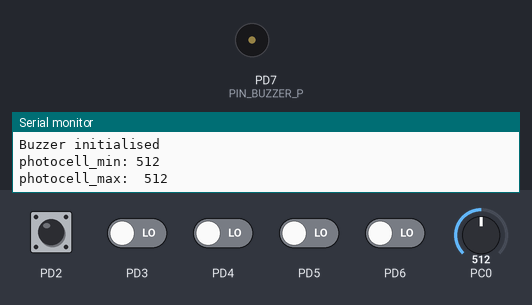
A program run on a simulated ATmega328P, built with avr-gcc and emulated at 16 MHz (the files do not name the chip). On the bench: buzzer (waves = sounding), the last lines printed to the serial monitor. The test bench sets the inputs (shaded band); at power-on: PD2 HIGH, PD3–6 LOW, PC0 = 512.

Above: at 1.2 s.
1.3 s: PD2 pulled LOW for 0.15 s
At 1.87 s:
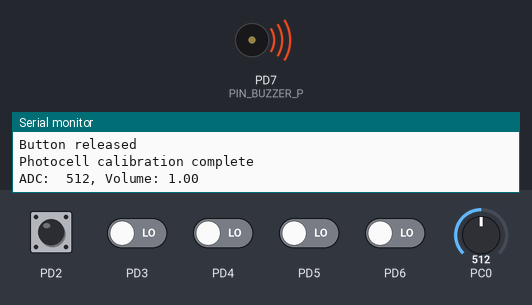
3.5 s: PC0 set to 110
6.5 s: PC0 set to 92
Timing chart, 0 to 9.5 s (numbered marks = the images above; inputs shaded):
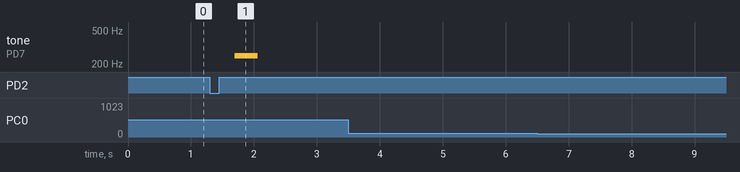

The program:

main.cpp
```cpp
#include <avr/io.h>
#include <util/delay.h>
#include <stdlib.h>
#include <avr/interrupt.h>

#include "bitwise.h"
#include "usart.h"
#include "adc.h"
#include "button.h"
#include "buzzer.h"
#include "utility.h"

#define FCPU 16000000
// Pinout
#define PIN_BUZZER_P (PD7)
#define PORT_BUZZER_P (&PORTD)

// Objects
usart_t debug;
button_t button;
adc_t adc;
photocell_t photocell;
buzzer_t buzzer;

// Global variables
bool tapped;  // button state
bool mode = 0;    // mode state
float prev_volume;

inline bool button_tapped(void) {
  if (tapped) {
    tapped = 0;       // reset the flag
    return 1;         // return true
  } else return 0;         // return false
}

// Interrupt Service Routines
ISR(PCINT2_vect)
{
  _delay_ms(DEBOUNCE_INTERVAL); // debounce
  button.state = *(button.pinput) >> button.pin & 1;        // read the pin state

  if (button.state) {                         // updates on rising edge
    button.fell = 0;                          // reset the falling edge flag
    button.rose = 1;                          // set the rising edge flag
    tapped = 1;                               // set the tapped flag on the rising edge
    usart_send_string("Button released\n");
  } else {
    button.fell = 1;                          // set the falling edge flag
    button.rose = 0;                          // reset the rising edge flag
    usart_send_string("Button pressed\n");
  }
}

ISR(ADC_vect)
{
  adc.value = ADC;  // Read the ADC value
}

/*! @Questions:
  1. Where the adc channel is x%6, why %6?
      Because the Arduino has has 5 ADC channels broken out,
      my student ID last digit is 0, so its simple but if it was > 5,
      then % would give the remainder to select the appropriate channel.
*/

int main(void)
{
  // Initialise the USART for debugging
  while(!usart_init(&debug, 9600));
  usart_send_string("USART initialised\n");


  // Initialise the button object
  button_create(&button,
    &PORTD,
    &PIND,
    &DDRD,
    PD2,
    18);  // PD2 PCINT18
  button_interrupt_enable(&button);
  usart_send_string("Button initialised\n");

  // Initialise the ADC object
  adc_init(&adc);
  usart_send_string("ADC initialised\n");
  photocell_init(&photocell);
  usart_send_string("Photocell initialised\n");

  create_buzzer(&buzzer, PD7, &PORTD, &DDRD);
  usart_send_string("Buzzer initialised\n");

  // Enable Interrupts
  sei();

  // Calibrate the photocell
  while (!photocell_calibrate(&photocell, &adc, button_tapped()));
  usart_send_string("Photocell calibration complete\n");

  // Enter the main loop
  while(1) {

    if (button_tapped()) mode = !mode;  // toggle the mode

    adc_start_conversion();
    _delay_ms(10); // for stability

    float volume;

    switch (mode) {
      case 0: // When the ambient light is weakest (photocell_min) the buzzer is loudest, when the ambient light is strongest (photocell_max) the buzzer is quietest.
        volume = linear_map((float)adc.value, (float)photocell.photocell_min, (float)photocell.photocell_max, 1.0f, 0.0f); // Map the ADC value to volume
        break;
      case 1: // When the ambient light is weakest (photocell_min) the buzzer is quietest, when the ambient light is strongest (photocell_max) the buzzer is loudest.
        volume = linear_map((float)adc.value, (float)photocell.photocell_min, (float)photocell.photocell_max, 0.0f, 1.0f); // Map the ADC value to volume
        break;
    }

    usart_send_string("ADC: ");
    usart_send_num(adc.value, 4, 0);
    usart_send_string(", Volume: ");
    usart_send_num(volume, 1, 2);
    usart_send_string("\n\r");

    if (volume != prev_volume) { // Only play the buzzer if the volume has changed
      prev_volume = volume; // Store the previous volume
      cli();
      buzzer_play_f(&buzzer, 440, volume, 500);
      sei();
    }
  }

  return 0;
} // end main
```

adc.c
```cpp
#include "adc.h"
#include <avr/io.h>
#include "util/delay.h"
#include "usart.h"

/*! @brief Configures the ADC
*/
void adc_init(adc_t *adc)
{
    ADMUX |= _BV(REFS0);                                // Clear all MUX bits for channel 0
    ADCSRA |= ( _BV(ADPS2) | _BV(ADPS1) | _BV(ADPS0) |  // Prescaler of 128 for 125kHz ADC clock
                _BV(ADIE) |                             // Enable interrupts
                _BV(ADEN));                             // Enable the ADC
    // ADCSRB = 0 for free-running mode

    adc->value = 0;         // Initialise to 0
}

/*! @brief Triggers the start conversion
*/
void adc_start_conversion(void)
{
    ADCSRA |= _BV(ADSC); // trigger the start conversion
    _delay_ms(10);
}

/*! @brief Initialise the photocell values */
void photocell_init(photocell_t *photocell)
{
    photocell->photocell_min = 1023; // Set high so can calibrate down
    photocell->photocell_max = 0;    // Set low so can calibrate up
}

/*! @brief Automatically calibrate the photocell min and max values
    @param photocell: the photocell object
    @note Should be called after the ADC is initialised and the ADC interrupt is enabled.
*/
bool photocell_calibrate(photocell_t *photocell, adc_t *adc, bool input)
{
    adc_start_conversion();
    _delay_ms(10); // Wait for the ADC to settle

    if (adc->value < photocell->photocell_min) {
        photocell->photocell_min = adc->value; // Set the minimum value
        usart_send_string("photocell_min: ");
        usart_send_num(photocell->photocell_min, 3, 0);
        usart_send_string("\n\r");
    }
    if (adc->value > photocell->photocell_max) {
        photocell->photocell_max = adc->value; // Set the maximum value
        usart_send_string("photocell_max: ");
        usart_send_num(photocell->photocell_max, 4, 0);
        usart_send_string("\n\r");
    }
    if (input) return 1;    // escape when the button is pressed
    else return 0;
}
```

adc.h
```cpp
#ifndef ADC_H
#define ADC_H

#include <stdint.h>
#include <stdbool.h>

#ifdef __cplusplus

    extern "C" {

#endif

#define PHOTOCELL_MAX (890)
#define PHOTOCELL_MIN (449)

typedef struct {
    uint16_t value;      // Current ADC value
} adc_t;

typedef struct {
    uint16_t photocell_min;        // Minimum ADC value
    uint16_t photocell_max;        // Maximum ADC value
} photocell_t;

void adc_init(adc_t *adc);
void adc_start_conversion(void);

void photocell_init(photocell_t *photocell);
bool photocell_calibrate(photocell_t *photocell, adc_t *adc, bool input);

#ifdef __cplusplus

    }

#endif


#endif // ADC_H
```

alarm.c
```cpp
#include "alarm.h"

void create_alarm(alarm_t *alarm)
{
  alarm->enabled = 0;
  alarm->volume = 2;
  alarm->frequency = 523.25;
  alarm->playing = 0;
}
```

alarm.h
```cpp
#ifndef ALARM_H
#define ALARM_H

#include <stdint.h>
#include <stdbool.h>

#ifdef __cplusplus

    extern "C" {

#endif

typedef struct alarm_type {
    bool enabled;
    uint8_t volume;
    float frequency;
    bool playing;
  } alarm_t;

void create_alarm(alarm_t *alarm);

#ifdef __cplusplus

    }

#endif


#endif // ALARM_H
```

bitwise.h
```cpp
#ifndef BITWISE_H
#define BITWISE_H

#define bitSet(reg, n) (reg |= 1 << n)
#define bitRead(reg, n) (reg >> n & 1)
#define bitClear(reg, n) (reg &= ~(1 << n))
#define bitInverse(reg, n) (reg ^= (1 << n))
#define bitCheck(reg, n) (reg >> n & 1)

#endif
```

button.c
```cpp
#include "button.h"
#include <avr/io.h>
#include "usart.h"

/**
 * @brief Initialise a button.
 * @param button Pointer to button object.
 * @param port PORTx register (i.e. &PORTB)
 * @param pinput PINx register (i.e. &PINB)
 * @param ddr DDRx register (i.e. &DDRB)
 * @param pin Pin number register (i.e. PB0)
 * @param pcint_num The PCINT number for this pin (0-23)
 */
void button_create( button_t *button,
                    volatile uint8_t *port,
                    volatile uint8_t *pinput,
                    volatile uint8_t *ddr,
                    uint8_t pin,
                    uint8_t pcint_num)
{
  // Save pin and port information
  button->port = port;
  button->pinput = pinput;
  button->ddr = ddr;
  button->pin = pin;
  button->pcint_num = pcint_num;

  // Initialise state
  button->debounced_state = 1;  // Pull-up enabled
  button->state = 1;
  button->fell = 0;
  button->rose = 1;

  // Configure pin direction
  *button->ddr &= ~(1 << button->pin);  // Set as input
  *button->port |= (1 << button->pin);  // Enable pull-up
}

/*! @brief Enables the Pin Change interrupt for the selected pin */
void button_interrupt_enable(button_t *button)
{
    uint8_t pcint_group = button->pcint_num / 8;  // Get the group number (0-2)
    usart_send_string("pcint_group: ");
    usart_send_num(pcint_group, 1, 0);
    usart_send_string("\n\r");
    uint8_t pcint_bit = button->pcint_num % 8;    // Get the bit number
    usart_send_string("pcint_bit: ");
    usart_send_num(pcint_bit, 1, 0);
    usart_send_string("\n\r");

    PCICR |= _BV(pcint_group);  // Enable pin change interrupt for the group

    // Enable PCINT pin
    switch (pcint_group) {
        case 0:
            PCMSK0 |= _BV(pcint_bit);
            break;
        case 1:
            PCMSK1 |= _BV(pcint_bit);
            break;
        case 2:
            PCMSK2 |= _BV(pcint_bit);
            break;
        default:
            // Invalid PCINT group
            break;
    }
}
```

button.h
```cpp
#ifndef BUTTON_H
#define BUTTON_H

#include <stdint.h>
#include <stdbool.h>


#ifdef __cplusplus

    extern "C" {

#endif

#define DEBOUNCE_INTERVAL 80

typedef struct button_type {
    volatile uint8_t *port; // the PORT register (i.e. &PORTD)
    volatile uint8_t *pinput;  // the PIN register (i.e. &PIND)
    volatile uint8_t *ddr;  // the DDR register (i.e. &DDRD)

    uint8_t pin;            // the pin number (i.e. PD2)
    uint8_t pcint_num;      // the pin change interrupt number (i.e. 18 not PCINT18)

    bool debounced_state;   // because pullup
    uint8_t state;          // the instantaneous state
    bool fell;
    bool rose;              // because pullup
} button_t;

void button_create( button_t *button,
                    volatile uint8_t *port,
                    volatile uint8_t *pinput,
                    volatile uint8_t *ddr,
                    uint8_t pin,
                    uint8_t pcint_num);

void button_interrupt_enable(button_t *button);

#ifdef __cplusplus

    }

#endif

#endif // BUTTON_H
```

buzzer.c
```cpp
#include <buzzer.h>
#include <util/delay.h>
#include <avr/io.h>

static float volumes[10] = {0.1, 0.2, 0.3, 0.4, 0.5, 0.6, 0.7, 0.8, 0.9, 1.0};

/*! @brief Initialise the buzzer object
    @param buzzer The buzzer object
    @param pin The pin the buzzer is connected to
    @param port The port the buzzer is connected to
*/
void create_buzzer(buzzer_t *buzzer, uint8_t pin, volatile uint8_t *port, volatile uint8_t *ddr)
{
  buzzer->port = port;
  buzzer->pin = pin;
  buzzer->duty_cycle = 0.5f; // default 50% volume

  *ddr |= (1 << pin);  // Set the pin as output
  *port &= ~(1 << pin); // Set the pin low (off)
}

/*! @brief Plays a note on a buzzer a set frequency, amplitude and for a set interval
    @param buzzer The buzzer object
    @param freq The frequency of the note
    @param volume The volume of the note (0-9)
    @param interval The interval to play the note for
*/
void buzzer_play(buzzer_t* buzzer, float freq, uint8_t volume, double interval)
{
    float duty_cycle = volumes[volume];
    volatile float period = 1 / freq * 1e6;  // Period in microseconds
    volatile int t_on = duty_cycle * period;
    volatile int t_off = period - t_on;


  for (int j = 0; j < 2e5/ period; j++) {
    *(buzzer->port) |= _BV(buzzer->pin);  // Turn on buzzer
    for(int i = 0; i < t_on; i++) {
      _delay_us(1);
    }

    *(buzzer->port) &= ~_BV(buzzer->pin);  // Turn off buzzer
    for(int i = 0; i < t_off; i++) {
      _delay_us(1);
    }
  }

  // Small delay after sound
  for(int i = 0; i < interval; i++) {
      _delay_ms(1);
  }
}

/*! @brief Plays a note on a buzzer a set frequency, amplitude and for a set interval
    @param buzzer The buzzer object
    @param freq The frequency of the note
    @param volume The volume of the note (0-1)
    @param interval The interval to play the note for
*/
void buzzer_play_f(buzzer_t* buzzer, float freq, float volume, double interval)
{
    float duty_cycle = volume;
    volatile float period = 1 / freq * 1e6;  // Period in microseconds
    volatile int t_on = (int)(duty_cycle * period);
    volatile int t_off = period - t_on;


  for (int j = 0; j < 2e5/ period; j++) {
    *(buzzer->port) |= (1 << buzzer->pin);  // Turn on buzzer
    for(int i = 0; i < t_on; i++) {
      _delay_us(1);
    }

    *(buzzer->port) &= ~(1 << buzzer->pin);  // Turn off buzzer
    for(int i = 0; i < t_off; i++) {
      _delay_us(1);
    }
  }

  // Small delay after sound
  for(int i = 0; i < interval; i++) {
      _delay_ms(1);
  }
}
```

buzzer.h
```cpp
#ifndef BUZZER_H
#define BUZZER_H

//#include <avr/io.h>
#include <stdint.h>
#include <stdlib.h>

#ifdef __cplusplus

    extern "C" {

#endif

typedef struct buzzer_type {
    volatile uint8_t *port;
    uint8_t pin;
    float duty_cycle; // for volume control
  } buzzer_t;

void create_buzzer(buzzer_t *buzzer, uint8_t pin, volatile uint8_t *port, volatile uint8_t *ddr);
void buzzer_play(buzzer_t* buzzer, float freq, uint8_t volume, double interval);
void buzzer_play_f(buzzer_t* buzzer, float freq, float volume, double interval);

#ifdef __cplusplus

    }

#endif

#endif // BUZZER_H
```

calculator.c
```cpp
#include "calculator.h"
#include <math.h>

void calculator_init(calc_t *calc)
{
    calc->state = STATE_MENU;
    calc->operation = OP_ADD;
    calc->first_num = 0.0f;
    calc->second_num = 0.0f;
    calc->result = 0.0f;

    calculator_prompt(calc);
}


void calculator_input_handler(calc_t *calc, float cmd)
{
    // Process the input based on current state
    switch (calc->state) {
        case STATE_MENU:
            if (cmd >= 1 && cmd <= 9) {
                calc->operation = (calc_op_t)cmd;
                calc->state = STATE_FIRST_NUM;
                calculator_prompt(calc);
            } else {
                usart_send_string("Invalid operation! Please select 1-9.\r\n");
                calculator_prompt(calc);
            }
            break;

        case STATE_FIRST_NUM:
            calc->first_num = cmd;

            // For log, sin and cos, we only need one parameter
            if (calc->operation > OP_POW) {
                calc->state = STATE_RESULT;
                calculator_do(calc);
            } else {
                calc->state = STATE_SECOND_NUM;
            }
            calculator_prompt(calc);
            break;

        case STATE_SECOND_NUM:
            calc->second_num = cmd;
            calc->state = STATE_RESULT;
            calculator_do(calc);
            calculator_prompt(calc);
            calc->state = STATE_MENU;
            calculator_prompt(calc);
            break;

        default:
            calculator_prompt(calc);
            break;
    }
}

/*! Displays the calculator prompts */
void calculator_prompt(calc_t *calc)
{
    switch (calc->state) {
        case STATE_MENU:
            usart_send_string("\r\nCalculator Options:\r\n");
            usart_send_string("1. Addition\r\n");
            usart_send_string("2. Subtraction\r\n");
            usart_send_string("3. Multiplication\r\n");
            usart_send_string("4. Division\r\n");
            usart_send_string("5. Remainder\r\n");
            usart_send_string("6. Power\r\n");
            usart_send_string("7. Log\r\n");
            usart_send_string("8. Sin\r\n");
            usart_send_string("9. Cos\r\n");
            usart_send_string("Select an operation (1-9):\n");
            break;

        case STATE_FIRST_NUM:
            usart_send_string("Enter first number: ");
            break;

        case STATE_SECOND_NUM:
            usart_send_string("Enter second number: ");
            break;

        case STATE_RESULT:
            usart_send_string("Result: ");
            usart_send_num(calc->result, 3, 3);
            usart_send_string("\r\n");
            break;
        default:
            usart_send_string("Invalid state!\r\n");
            break;
    }
}

void calculator_do(calc_t *calc)
{
    switch (calc->operation) {
        case OP_ADD:
            calc->result = calc->first_num + calc->second_num;
            break;
        case OP_SUB:
            calc->result = calc->first_num - calc->second_num;
            break;
        case OP_MUL:
            calc->result = calc->first_num * calc->second_num;
            break;
        case OP_DIV:
            calc->result = calc->first_num / calc->second_num;
            break;
        case OP_REM:
            calc->result = (int)calc->first_num % (int)calc->second_num;
            break;
        case OP_POW:
            calc->result = pow(calc->first_num, calc->second_num);
            break;
        case OP_LOG:
            calc->result = log(calc->first_num);
            break;
        case OP_SIN:
            calc->result = sin((int)calc->first_num);
            break;
        case OP_COS:
            calc->result = cos(calc->first_num);
            break;
        default:
            usart_send_string("Invalid operation!\r\n");
            break;
    }
}
```

calculator.h
```cpp
#ifndef CALCULATOR_H
#define CALCULATOR_H

//#include <avr/io.h>
#include <stdint.h>
#include <stdlib.h>
#include "usart.h"
#include "string.h"

#ifdef __cplusplus

    extern "C" {

#endif

typedef enum {
    STATE_MENU,
    STATE_FIRST_NUM,
    STATE_SECOND_NUM,
    STATE_RESULT
} calc_state_t;

typedef enum {
    OP_ADD = 1,
    OP_SUB,
    OP_MUL,
    OP_DIV,
    OP_REM,
    OP_POW,
    OP_LOG,
    OP_SIN,
    OP_COS
} calc_op_t;

typedef struct {
    calc_state_t state;
    calc_op_t operation;
    float first_num;
    float second_num;
    float result;
} calc_t;

void calculator_init(calc_t *calc);
void calculator_input_handler(calc_t *calc, float data);
void calculator_prompt(calc_t *calc);
void calculator_do(calc_t *calc);

#ifdef __cplusplus

    }

#endif

#endif // CALCULATOR_H
```

ultrasonic.c
```cpp
#include "ultrasonic.h"

// Public Implementation
void create_ultrasonic_sensor(ultrasonic_sensor_t *sensor,
    uint8_t trigger_pin, volatile uint8_t *trigger_port, volatile uint8_t *trigger_ddr,
    uint8_t echo_pin, volatile uint8_t *echo_port, volatile uint8_t *echo_port_in, volatile uint8_t *echo_ddr) {

    sensor->trigger_pin = trigger_pin;
    sensor->trigger_port = trigger_port;
    sensor->trigger_ddr = trigger_ddr;

    sensor->echo_pin = echo_pin;
    sensor->echo_port = echo_port;
    sensor->echo_port_in = echo_port_in;
    sensor->echo_ddr = echo_ddr;

    sensor->echo_duration_us = 0;
    sensor->timeout_us = 30000;     // default timeout ~5m maximum range
}
```

Source omitted: ultrasonic.h (995 bytes), usart.c (3240 bytes), usart.h (920 bytes), utility.c (1105 bytes), utility.h (223 bytes)

Measured:
- after the input at 1.3 s, tone on PD7 (PIN_BUZZER_P): silent → 249 Hz after 0.40 s, → silent 0.36 s later
